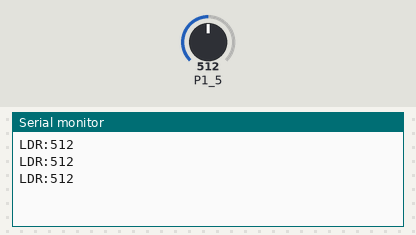
A sketch run on a simulated TI MSP430 LaunchPad. Parts: the last lines printed to the serial monitor. Inputs (shaded band) come from the test bench; at power-on: P1_5 = 512.

Above: at 1.3 s.
1.4 s: P1_5 set to 716
At 1.9 s:
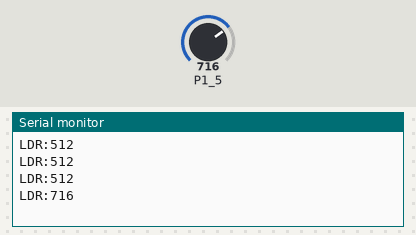
2.9 s: P1_5 set to 900
At 3.4 s:
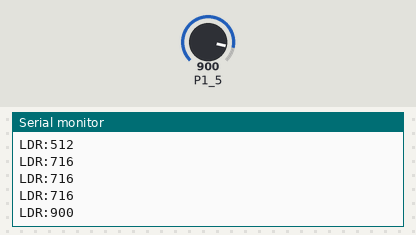
Timing chart, 0 to 5.9 s (numbered marks = the images above; inputs shaded):
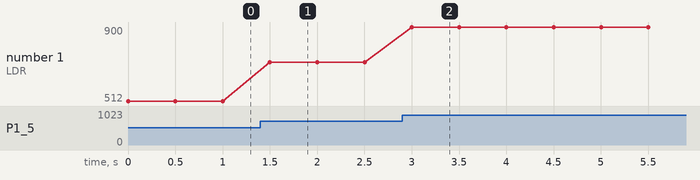

The sketch:

AcquireLDR.ino
```cpp
void setup() {
  // initialize serial communication at 9600 bits per second:
  Serial.begin(9600); // msp430g2231 must use 4800
}

// the loop routine runs over and over again forever:
void loop() {
  // read the input on analog pin P1.5:
  int sensorValue = analogRead(P1_5);
  // print out the value you read:
  Serial.print("LDR:");
  Serial.print(sensorValue);
  Serial.print("\r\n");
  delay(500); // delay in between reads for stability
}
```

Measured:
- after the input at 1.4 s, the serial monitor: prints a new line after 0.10 s (image 1)
- after the input at 2.9 s, the serial monitor: prints a new line after 0.10 s (image 2)
- plotted number 1: 512 → 716 after the input at 1.4 s, 716 → 900 after the input at 2.9 s
